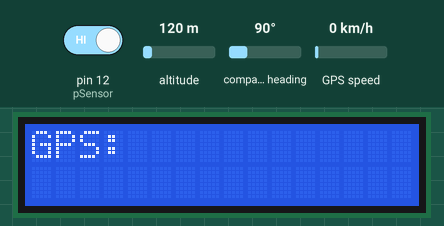
A sketch run on a simulated Arduino Mega 2560, built with avr-gcc and run on an emulated ATmega2560. Shown: 16×2 character LCD. The inputs (shaded band) are chosen by the test bench; at power-on: pin 12 (pSensor) HIGH, altitude 120 m, compass heading 90°, GPS speed 0 km/h. The GPS gets a fix after 3 s at 37.7749, -122.4194 with 8 satellites; what the sketch prints to the serial monitor is not drawn.

Above: at 1.2 s.
1.3 s: pin 12 (pSensor) driven LOW
At 2.5 s:
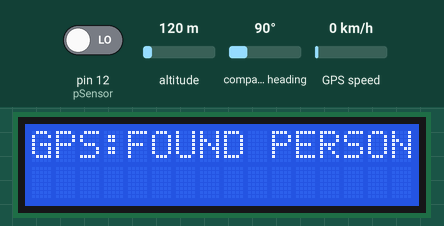
2.8 s: pin 12 (pSensor) driven HIGH
At 4.1 s:
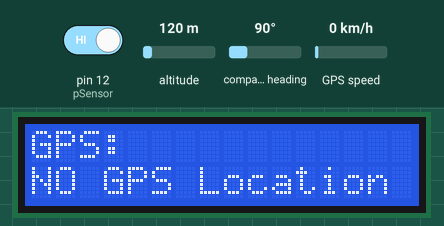
5.9 s: pin 12 (pSensor) driven LOW
At 6.3 s:
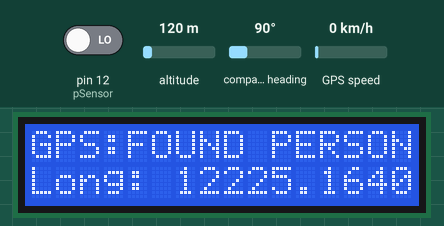
Timing chart, 0 to 8.9 s (numbered marks = the images above; inputs shaded):
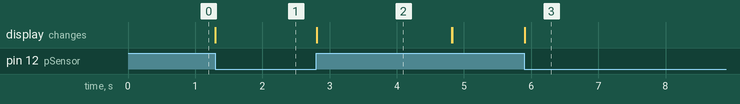

Measured:
- after the input at 1.3 s, the display: changes at once (image 1)
- after the input at 2.8 s, the display: changes at once (image 2)
- after the input at 5.9 s, the display: changes at once (image 3)
- what the display in image 2 shows lasts 2.0 s, from 2.8 s to 4.8 s

The sketch:

GPS_Output_LCD_Shield_PSensor.ino
```cpp
#include <LiquidCrystal.h>
#include <Adafruit_GPS.h>
Adafruit_GPS GPS(&Serial1);
#define GPSECHO  false

LiquidCrystal *lcd;
int pSensor = 12;

void setup()
{
  Serial.begin(115200);
  Serial.println("Adafruit GPS library basic test!");

  Serial1.begin(9600);

  GPS.sendCommand(PMTK_SET_NMEA_UPDATE_1HZ);   // 1 Hz update rate
  GPS.sendCommand(PGCMD_ANTENNA);

  //delay(1000);
  lcd = new LiquidCrystal(8, 9, 4, 5, 6, 7);
  lcd->begin(16,2);              // columns, rows.  use 16,2 for a 16x2 LCD, etc.
  lcd->clear();                  // start with a blank screen
  lcd->setCursor(0,0);           // set cursor to column 0, row 0 (the first row)
  lcd->print("GPS:");    // change this text to whatever you like. keep it clean.

  pinMode(pSensor, INPUT);
}


uint32_t timer = millis();
void loop()
{
  if (digitalRead(pSensor) == LOW) {
    lcd->setCursor(4,0);
    lcd->print("FOUND PERSON");

  } else {
    lcd->setCursor(0,0);           // set cursor to column 0, row 0 (the first row)
    lcd->print("GPS:            ");

    // in case you are not using the interrupt above, you'll
    // need to 'hand query' the GPS, not suggested :(
  //  if (! usingInterrupt) {
      // read data from the GPS in the 'main loop'
      char c = GPS.read();
      // if you want to debug, this is a good time to do it!
      if (GPSECHO)
        if (c) Serial.print(c);
  //  }

    // if a sentence is received, we can check the checksum, parse it...
    if (GPS.newNMEAreceived()) {
      // a tricky thing here is if we print the NMEA sentence, or data
      // we end up not listening and catching other sentences!
      // so be very wary if using OUTPUT_ALLDATA and trytng to print out data
      //Serial.println(GPS.lastNMEA());   // this also sets the newNMEAreceived() flag to false

      if (!GPS.parse(GPS.lastNMEA()))   // this also sets the newNMEAreceived() flag to false
        return;  // we can fail to parse a sentence in which case we should just wait for another
    }

    // if millis() or timer wraps around, we'll just reset it
    if (timer > millis())  timer = millis();

    // approximately every 2 seconds or so, print out the current stats
    if (millis() - timer > 2000) {
      timer = millis(); // reset the timer

      Serial.print("\nTime: ");
      Serial.print(GPS.hour, DEC); Serial.print(':');
      Serial.print(GPS.minute, DEC); Serial.print(':');
      Serial.print(GPS.seconds, DEC); Serial.print('.');
      Serial.println(GPS.milliseconds);
      Serial.print("Date: ");
      Serial.print(GPS.day, DEC); Serial.print('/');
      Serial.print(GPS.month, DEC); Serial.print("/20");
      Serial.println(GPS.year, DEC);
      Serial.print("Fix: "); Serial.print((int)GPS.fix);
      Serial.print(" quality: "); Serial.println((int)GPS.fixquality);
      if (GPS.fix) {
        Serial.print("Location: ");
        Serial.print(GPS.latitude, 4); Serial.print(GPS.lat);
        Serial.print(", ");
        Serial.print(GPS.longitude, 4); Serial.println(GPS.lon);

        int latTK = (int) (GPS.latitude * 10000 + 0.5);
        int lonTK = (int) (GPS.longitude * 10000 +  0.5);

        String data = "Lat: ";
        data += latTK;
        data += " Long: ";
        data += lonTK;


        String cmd = "echo '";
        cmd += data;
        cmd += "' > locFile ";

        int buffLen = cmd.length();
        char cmdArr[buffLen];

        cmd.toCharArray(cmdArr, buffLen);

        system(cmdArr);

        Serial.print("Speed (knots): "); Serial.println(GPS.speed);
        Serial.print("Angle: "); Serial.println(GPS.angle);
        Serial.print("Altitude: "); Serial.println(GPS.altitude);
        Serial.print("Satellites: "); Serial.println((int)GPS.satellites);

        lcd->setCursor(0,0);  // set cursor to column 0, row 1
        lcd->print("Lat: "); lcd->print(GPS.latitude, 4);
        lcd->setCursor(0,1);
        lcd->print("Long: "); lcd->print(GPS.longitude, 4);
      } else {
        lcd->setCursor(0,1);
        lcd->print("NO GPS Location");
        system("echo 'Location Not found' > locFile");
      }

    }
  }
}
```
